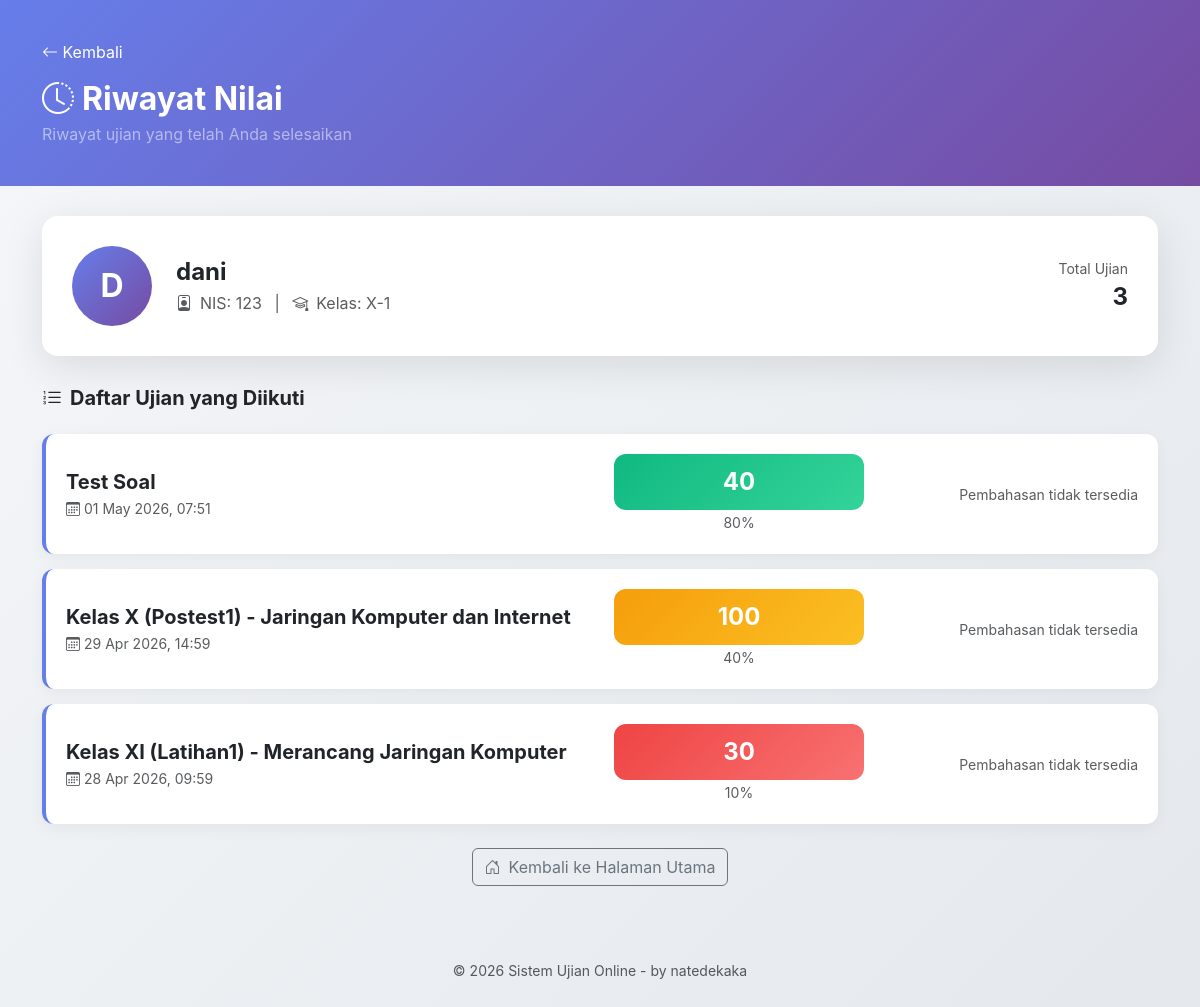
/riwayat.php?nis=123, run on an earlier commit of the app's database.
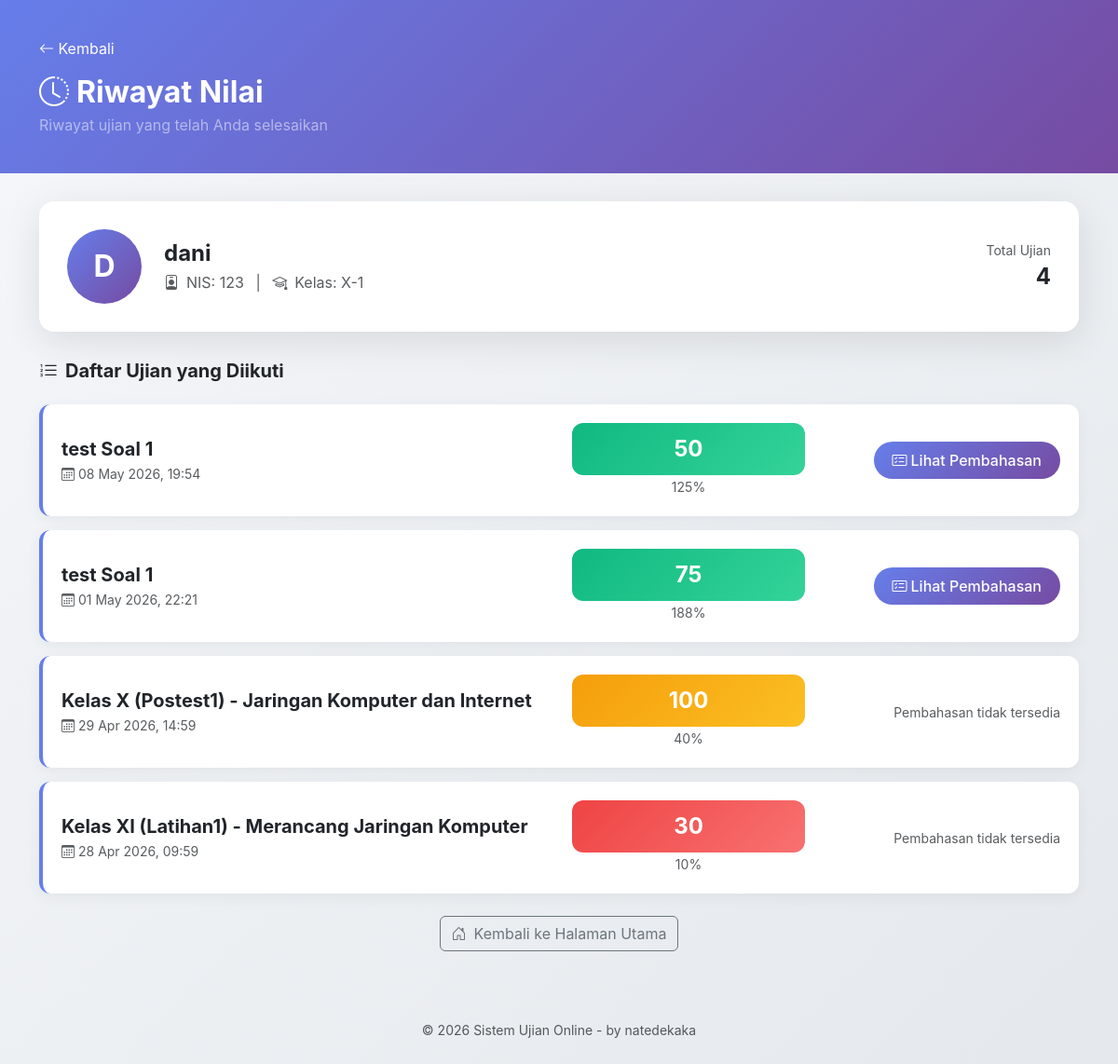
And on a later commit of the database.
### tables this page shows
CREATE TABLE `hasil_ujian` (
  `id` int NOT NULL AUTO_INCREMENT,
  `id_ujian` int NOT NULL,
  `nis` varchar(50) NOT NULL,
  `nama` varchar(100) NOT NULL,
  `kelas` varchar(50) NOT NULL,
  `total_skor` int DEFAULT '0',
  `skor_awal` int DEFAULT NULL,
  `waktu_submit` datetime DEFAULT CURRENT_TIMESTAMP,
  `detail_jawaban` text,
  `device_fingerprint` varchar(64) DEFAULT NULL,
  `ip_address` varchar(45) DEFAULT NULL,
  `total_violations` int DEFAULT '0',
  `submitted_at` datetime DEFAULT NULL,
  PRIMARY KEY (`id`),
  KEY `id_ujian` (`id_ujian`),
  KEY `idx_ujian_nis` (`id_ujian`,`nis`),
  CONSTRAINT `hasil_ujian_ibfk_1` FOREIGN KEY (`id_ujian`) REFERENCES `ujian` (`id`) ON DELETE CASCADE
);

CREATE TABLE `ujian` (
  `id` int NOT NULL AUTO_INCREMENT,
  `judul_ujian` varchar(255) NOT NULL,
  `deskripsi` text,
  `status` enum('aktif','nonaktif') DEFAULT 'nonaktif',
  `tgl_dibuat` datetime DEFAULT CURRENT_TIMESTAMP,
  `updated_at` timestamp NULL DEFAULT CURRENT_TIMESTAMP ON UPDATE CURRENT_TIMESTAMP,
  `kode_ujian` varchar(20) DEFAULT NULL,
  `allow_ip` text,
  `enable_browser_lock` enum('ya','tidak') DEFAULT 'tidak',
  `max_violations` int DEFAULT '10',
  `enable_device_check` enum('ya','tidak') DEFAULT 'tidak',
  `waktu_tersedia` int DEFAULT '0',
  `acak_soal` enum('ya','tidak') DEFAULT 'tidak',
  `acak_opsi` enum('ya','tidak') DEFAULT 'tidak',
  `tampilkan_review` enum('ya','tidak') DEFAULT 'tidak',
  `tampilkan_skor` enum('ya','tidak') DEFAULT 'ya',
  PRIMARY KEY (`id`),
  KEY `idx_ujian_status` (`status`,`tgl_dibuat` DESC)
);

### riwayat.php (the view, shortened to what the changed rows need)
<?php
require_once 'config/init_sekolah.php';
$nis = trim($_GET['nis']);
$has_review_col = false;
$result_cols = $conn->query("SHOW COLUMNS FROM ujian LIKE 'tampilkan_review'");
if ($result_cols && $result_cols->num_rows > 0) {
    $has_review_col = true;
}
if ($has_review_col) {
    $stmt = $conn->prepare("
        SELECT h.*, u.judul_ujian, u.tampilkan_review
        FROM hasil_ujian h
        JOIN ujian u ON h.id_ujian = u.id
        WHERE h.nis = ?
        ORDER BY h.waktu_submit DESC
    ");
}
$stmt->bind_param("s", $nis);
$stmt->execute();
$result = $stmt->get_result();
$riwayat_list = [];
while ($row = $result->fetch_assoc()) {
    $riwayat_list[] = $row;
}
$stmt = $conn->prepare("SELECT DISTINCT nama, kelas FROM hasil_ujian WHERE nis = ? LIMIT 1");
$stmt->bind_param("s", $nis);
$stmt->execute();
$result = $stmt->get_result();
$siswa = $result->fetch_assoc();
?>
<!DOCTYPE html>
<html lang="id">
<head>
    <link href="vendor/bootstrap/bootstrap.min.css" rel="stylesheet">
    <link rel="stylesheet" href="vendor/bootstrap-icons/bootstrap-icons.min.css">
</head>
<body>
    <div class="hero-section">
        <div class="container">
            <div class="row align-items-center">
                <div class="col-md-8">
                    <h2 class="text-white fw-bold mb-1">
                        <i class="bi bi-clock-history me-2"></i>Riwayat Nilai
                    </h2>
                </div>
            </div>
        </div>
    </div>
    <div class="container pb-5">
        <?php if ($siswa): ?>
        <div class="profile-card">
            <div class="row align-items-center">
                <div class="col-auto">
                    <div class="profile-avatar">
                        <?= strtoupper(substr($siswa['nama'] ?? 'S', 0, 1)) ?>
                    </div>
                </div>
                <div class="col">
                    <h4 class="fw-bold mb-1"><?= htmlspecialchars($siswa['nama']) ?></h4>
                    <p class="text-muted mb-0">
                        <i class="bi bi-person-badge me-2"></i>NIS: <?= htmlspecialchars($nis) ?>
                        <span class="mx-2">|</span>
                        <i class="bi bi-mortarboard me-2"></i>Kelas: <?= htmlspecialchars($siswa['kelas']) ?>
                    </p>
                </div>
                <div class="col-auto text-end">
                    <div class="text-muted small">Total Ujian</div>
                    <div class="fw-bold fs-4"><?= count($riwayat_list) ?></div>
                </div>
            </div>
        </div>
        <?php endif; ?>
        <?php if (count($riwayat_list) > 0): ?>
            <?php foreach ($riwayat_list as $rw): ?>
            <?php
            $stmt = $conn->prepare("SELECT COUNT(*) as total FROM soal WHERE id_ujian = ?");
            $stmt->bind_param("i", $rw['id_ujian']);
            $stmt->execute();
            $jml_soal = $stmt->get_result()->fetch_assoc()['total'];
            $nilai_persen = $jml_soal > 0 ? round(($rw['total_skor'] / ($jml_soal * 10)) * 100) : 0;
            if ($nilai_persen >= 80) {
                $skor_class = 'skor-sangat-baik';
            } elseif ($nilai_persen >= 60) {
                $skor_class = 'skor-baik';
            } elseif ($nilai_persen >= 40) {
                $skor_class = 'skor-cukup';
            } else {
                $skor_class = 'skor-kurang';
            }
            ?>
            <div class="history-card">
                <div class="row align-items-center">
                    <div class="col-md-6">
                        <h5 class="fw-bold mb-1"><?= htmlspecialchars($rw['judul_ujian']) ?></h5>
                        <p class="text-muted mb-0 small">
                            <i class="bi bi-calendar3 me-1"></i><?= date('d M Y, H:i', strtotime($rw['waktu_submit'])) ?>
                        </p>
                    </div>
                    <div class="col-md-3 text-center">
                        <div class="skor-badge <?= $skor_class ?>">
                            <?= $rw['total_skor'] ?>
                        </div>
                        <small class="text-muted"><?= $nilai_persen ?>%</small>
                    </div>
                    <div class="col-md-3 text-end">
                        <?php if ($has_review_col && isset($rw['tampilkan_review']) && $rw['tampilkan_review'] === 'ya'): ?>
                        <a href="review.php?nis=<?= urlencode($nis) ?>&id_ujian=<?= $rw['id_ujian'] ?>" class="btn btn-review">
                            <i class="bi bi-card-checklist me-1"></i>Lihat Pembahasan
                        </a>
                        <?php else: ?>
                        <span class="text-muted small">Pembahasan tidak tersedia</span>
                        <?php endif; ?>
                    </div>
                </div>
            </div>
            <?php endforeach; ?>
        <?php endif; ?>
    </div>
</body>
</html>

What changed in the data, as far as the page shows it:
removed hasil_ujian: id_ujian.judul_ujian "Test Soal", waktu_submit "01 May 2026, 07:51", total_skor "40", nilai_persen "80", shows "Pembahasan tidak tersedia"
added hasil_ujian: id_ujian.judul_ujian "test Soal 1", waktu_submit "08 May 2026, 19:54", total_skor "50", nilai_persen "125"
added hasil_ujian: id_ujian.judul_ujian "test Soal 1", waktu_submit "01 May 2026, 22:21", total_skor "75", nilai_persen "188"
Also different on the page:
count($riwayat_list): "3" → "4"
